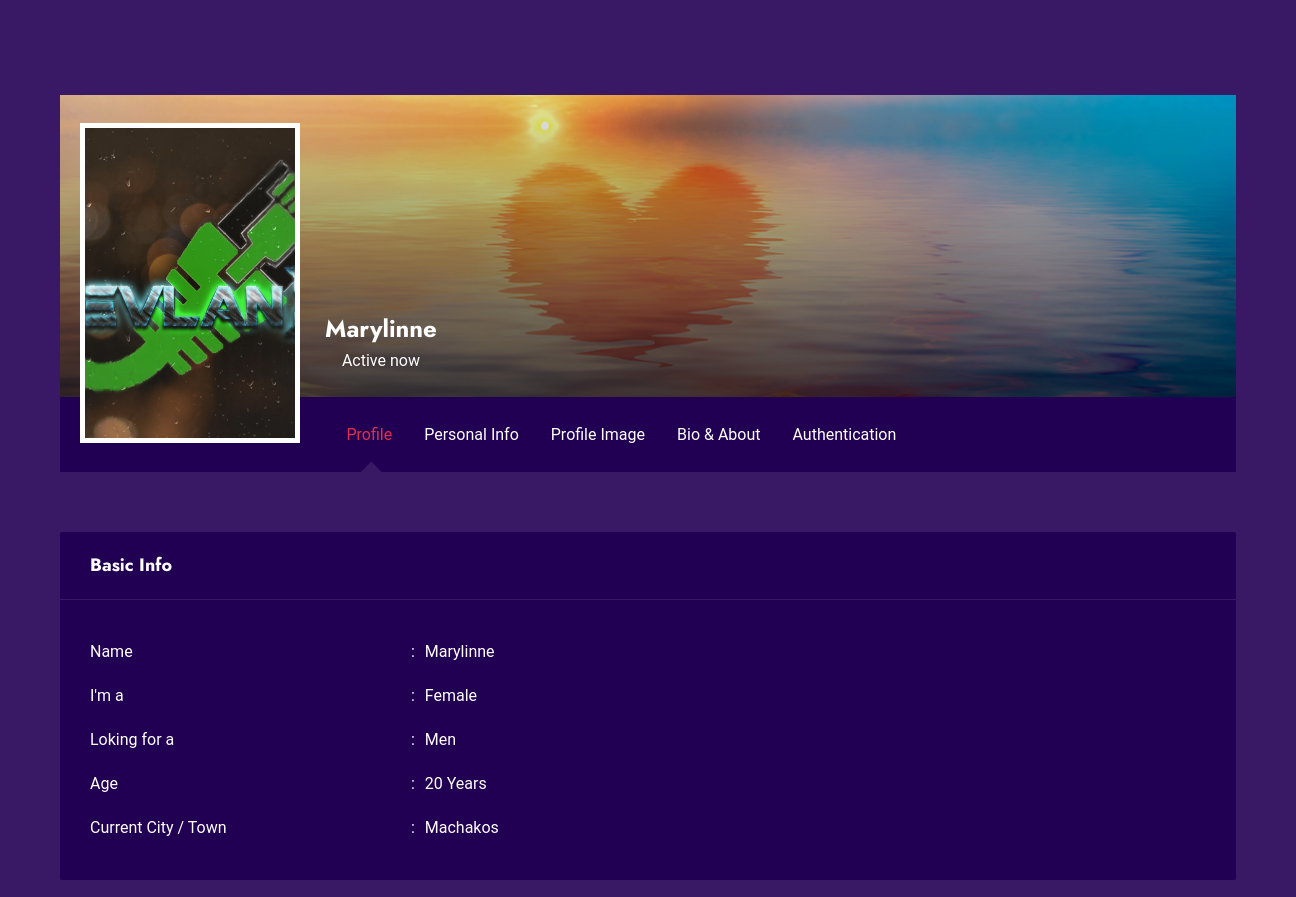
The app's page /views/my_profile (signed in, middle part), older data.
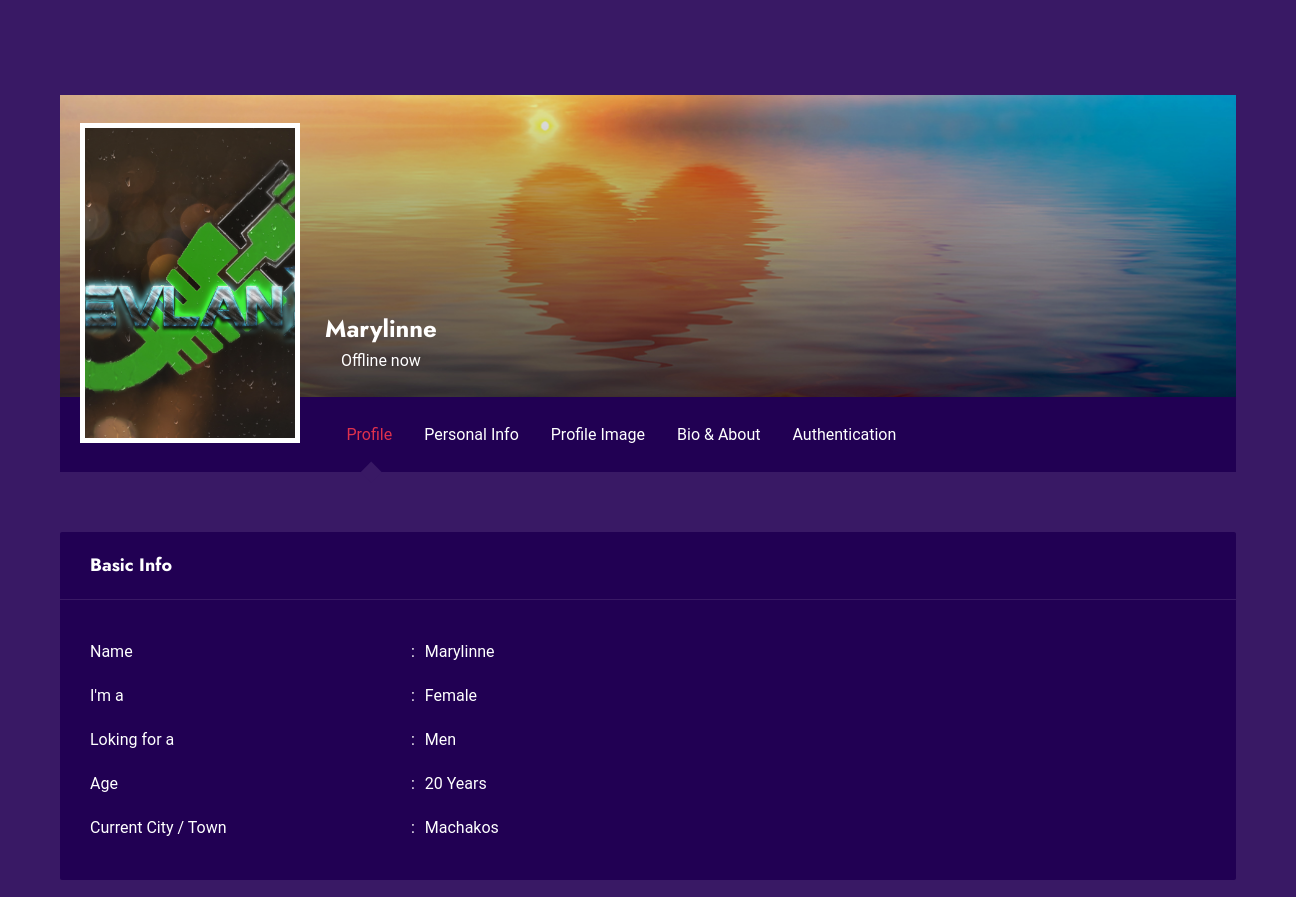
The same page, newer data.
### tables this page shows
CREATE TABLE `users` (
  `user_id` int(200) NOT NULL,
  `user_name` varchar(200) DEFAULT NULL,
  `user_gender` varchar(200) DEFAULT NULL,
  `user_age` varchar(200) DEFAULT NULL,
  `user_email` varchar(200) DEFAULT NULL,
  `user_password` varchar(200) DEFAULT NULL,
  `user_password_reset_token` varchar(200) DEFAULT NULL,
  `user_profile_picture` longtext DEFAULT NULL,
  `user_biography` longtext DEFAULT NULL,
  `user_address` longtext DEFAULT NULL,
  `user_status` varchar(200) DEFAULT NULL,
  `user_account_status` varchar(200) NOT NULL DEFAULT 'Pending'
);

### views/my_profile.php (the view, shortened to what this page needs)
<?php
require_once('../config/config.php');
require_once('../partials/head.php');
?>
<body>
    <?php
    $user_id = $_SESSION['user_id'];
    $ret = "SELECT * FROM  users
    WHERE user_id = '$user_id' ";
    $stmt = $mysqli->prepare($ret);
    $stmt->execute();
    $res = $stmt->get_result();
    while ($users = $res->fetch_object()) {
    ?>
        <section class="profile-section padding-tb">
            <div class="container">
                <div class="section-wrapper">
                    <div class="member-profile">
                        <div class="profile-item">
                            <div class="profile-cover">
                                <img src="../public/images/profile/cover.jpg" alt="cover-pic">
                            </div>
                            <div class="profile-information">
                                <div class="profile-pic">
                                    <img src="../public/uploads/user_data/<?php echo $users->user_profile_picture; ?>" alt="DP">
                                </div>
                                <div class="profile-name">
                                    <h4><?php echo $users->user_name; ?></h4>
                                    <p><?php echo $users->user_status; ?></p>
                                </div>
                            </div>
                        </div>
                        <div class="profile-details">
                            <nav class="profile-nav">
                                <div class="nav nav-tabs" id="nav-tab" role="tablist">
                                    <button class="nav-link active" id="nav-profile-tab" data-bs-toggle="tab" data-bs-target="#profile" type="button" role="tab" aria-controls="profile" aria-selected="false">Profile</button>
                                    <button class="nav-link" id="nav-friends-tab" data-bs-toggle="tab" data-bs-target="#friends" type="button" role="tab" aria-controls="friends" aria-selected="false">Personal Info</button>
                                    <button class="nav-link" id="nav-friends-tab" data-bs-toggle="tab" data-bs-target="#dpic" type="button" role="tab" aria-controls="friends" aria-selected="false">Profile Image</button>
                                    <button class="nav-link" id="nav-friends-tab" data-bs-toggle="tab" data-bs-target="#bio" type="button" role="tab" aria-controls="friends" aria-selected="false">Bio & About</button>
                                    <button class="nav-link" id="nav-friends-tab" data-bs-toggle="tab" data-bs-target="#auth" type="button" role="tab" aria-controls="friends" aria-selected="false">Authentication</button>
                                </div>
                            </nav>
                            <div class="tab-content" id="nav-tabContent">
                                <div class="tab-pane fade show active" id="profile" role="tabpanel" aria-labelledby="nav-profile-tab">
                                    <div>
                                        <div class="row">
                                            <div class="col-xl-12">
                                                <article>
                                                    <div class="info-card mb-20">
                                                        <div class="info-card-title">
                                                            <h6>Basic Info</h6>
                                                        </div>
                                                        <div class="info-card-content">
                                                            <ul class="info-list">
                                                                <li>
                                                                    <p class="info-name">Name</p>
                                                                    <p class="info-details"><?php echo $users->user_name; ?></p>
                                                                </li>
                                                                <li>
                                                                    <p class="info-name">I'm a</p>
                                                                    <p class="info-details"><?php echo $users->user_gender; ?></p>
                                                                </li>
                                                                <?php if ($users->user_gender == 'Male') { ?>
                                                                    <li>
                                                                        <p class="info-name">Loking for a</p>
                                                                        <p class="info-details">Women</p>
                                                                    </li>
                                                                <?php } else { ?>
                                                                    <li>
                                                                        <p class="info-name">Loking for a</p>
                                                                        <p class="info-details">Men</p>
                                                                    </li>
                                                                <?php } ?>
                                                                <li>
                                                                    <p class="info-name">Age</p>
                                                                    <p class="info-details"><?php echo $users->user_age; ?> Years</p>
                                                                </li>
                                                                <li>
                                                                    <p class="info-name">Current City / Town</p>
                                                                    <p class="info-details"><?php echo $users->user_address; ?></p>
                                                                </li>
                                                            </ul>
                                                        </div>
                                                    </div>
                                                </article>
                                            </div>
                                        </div>
                                    </div>
                                </div>
                            </div>
                        </div>
                    </div>
                </div>
            </div>
        </section>
    <?php } ?>
</body>
</html>

### partials/head.php (shortened to what this page needs)
<!DOCTYPE html>
<html lang="en">
<head>
    <link rel="stylesheet" href="../public/css/animate.css">
    <link rel="stylesheet" href="../public/css/bootstrap.min.css">
    <link rel="stylesheet" href="../public/css/icofont.min.css">
    <link rel="stylesheet" href="../public/css/swiper.min.css">
    <link rel="stylesheet" href="../public/css/style.css">
    <link rel="stylesheet" href="../public/plugins/toastr/toastr.min.css">
</head>

Row changes from the older to the newer data that the page shows:
changed users "Marylinne": user_status "Active now" → "Offline now"
